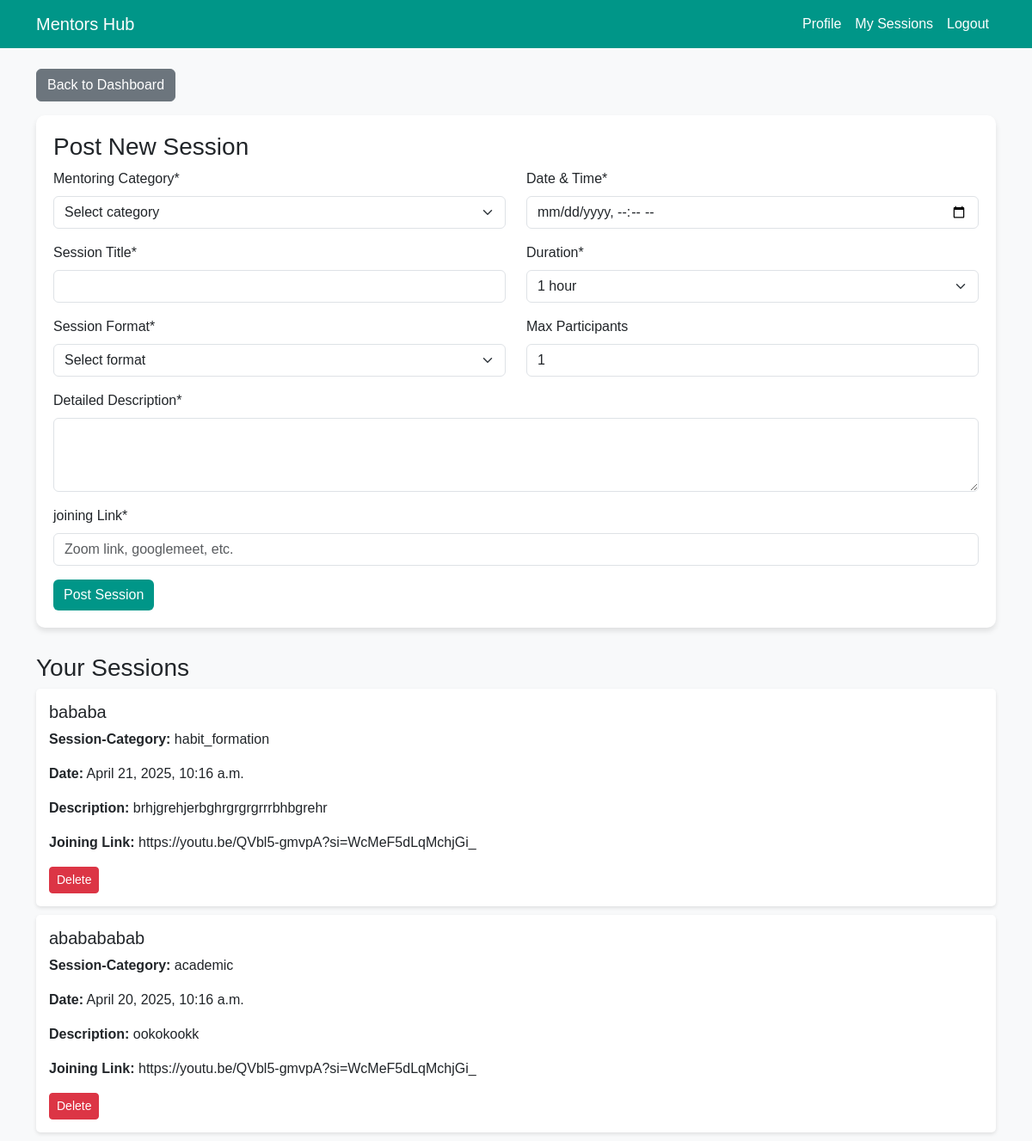
/session_mentor/ (signed in), run on an earlier commit of the app's database.
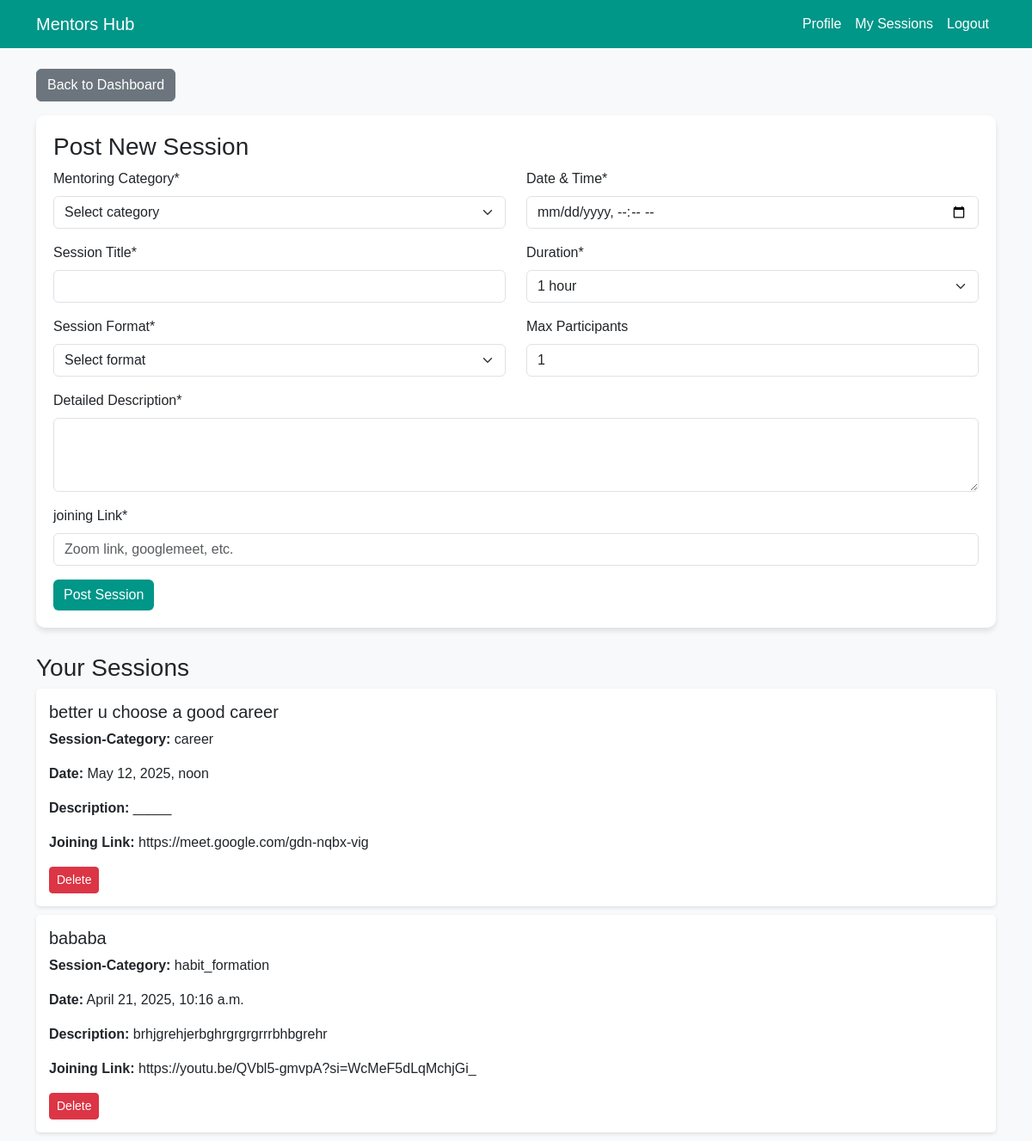
And on a later commit of the database.
### com/models.py (models this page shows, shortened)
class Session_by_Mentor(models.Model):
    session_type=models.CharField(max_length=50,default='None',blank=True)
    title = models.CharField(max_length=200)
    date_time = models.DateTimeField()
    description = models.TextField(blank=True, null=True)
    location = models.URLField(help_text="Zoom or meet links", blank=True, null=True)
    created_by = models.ForeignKey(Mod, on_delete=models.CASCADE, related_name='mentor_sessions')
    created_at = models.DateTimeField(auto_now_add=True)
    participants = models.ManyToManyField(Reg, through='SessionParticipation', related_name='joined_sessions')
    class Meta:
        ordering = ['date_time']

### com/views.py (the view, shortened to what this page needs)
# urls.py: path('session_mentor/', views.session_mentor, name='session_mentor'),
def session_mentor(request):
    mentor_email = request.session.get('email')
    if not mentor_email:
        return redirect('modlogin')
    try:
        mentor = Mod.objects.get(email=mentor_email)
    except Mod.DoesNotExist:
        return render(request, 'session_mentor.html', {
            'sessions': [],
            'error': 'Mentor account not found'
        })
    sessions = Session_by_Mentor.objects.filter(created_by=mentor).order_by('-date_time')
    print(f"Found {sessions.count()} sessions for mentor")
    return render(request, 'session_mentor.html', {
        'sessions': sessions,
        'mentor': mentor  # Pass mentor to template if needed
    })

### com/templates/session_mentor.html (shortened to what this page needs)
<!DOCTYPE html>
<html lang="en">
<head>
    <link rel="stylesheet" href="https://cdn.jsdelivr.net/npm/bootstrap@5.3.0/dist/css/bootstrap.min.css">
</head>
<body>
    <nav class="navbar navbar-expand-lg">
        <div class="container">
            <a class="navbar-brand" href="#">Mentors Hub</a>
            <ul class="navbar-nav ms-auto">
                <li class="nav-item"><a class="nav-link" href="/modprofile/">Profile</a></li>
                <li class="nav-item"><a class="nav-link" href="{% url 'view_sessionmentor' %}">My Sessions</a></li>
                <li class="nav-item"><a class="nav-link btn btn-danger text-white" href="/logout/">Logout</a></li>
            </ul>
        </div>
    </nav>
    <div class="container mt-4">
        <a href="/mentors/" class="btn btn-secondary mb-3">Back to Dashboard</a>
        <div class="form-container">
            <h3>Post New Session</h3>
            <form method="post" action="{% url 'session_mentor' %}">
<div class="row">
  <div class="col-md-6">
    <div class="mb-3">
      <label for="session_type" class="form-label">Mentoring Category*</label>
      <select class="form-select" id="session_type" name="session_type" required>
        <option value="" disabled selected>Select category</option>
      </select>
    </div>
    <div class="mb-3">
      <label for="title" class="form-label">Session Title*</label>
      <input type="text" class="form-control" id="title" name="title" required>
    </div>
    <div class="mb-3">
      <label for="format" class="form-label">Session Format*</label>
      <select class="form-select" id="format" name="format" required>
        <option value="" disabled selected>Select format</option>
      </select>
    </div>
  </div>
  <div class="col-md-6">
    <div class="mb-3">
      <label for="date_time" class="form-label">Date & Time*</label>
      <input type="datetime-local" class="form-control" id="date_time" name="date_time" required>
    </div>
    <div class="mb-3">
      <label for="duration" class="form-label">Duration*</label>
      <select class="form-select" id="duration" name="duration" required>
        <option value="60" selected>1 hour</option>
      </select>
    </div>
    <div class="mb-3">
      <label for="max_participants" class="form-label">Max Participants</label>
      <input type="number" class="form-control" id="max_participants" name="max_participants" min="1" value="1">
    </div>
  </div>
</div>
<div class="row">
  <div class="col-12">
    <div class="mb-3">
      <label for="description" class="form-label">Detailed Description*</label>
      <textarea class="form-control" id="description" name="description" rows="3" required></textarea>
    </div>
    <div class="mb-3">
      <label for="location" class="form-label">joining Link*</label>
      <input type="url" class="form-control" id="location" name="location" placeholder="Zoom link, googlemeet, etc." required>
    </div>
  </div>
</div>
                <button type="submit" class="btn btn-submit text-white">Post Session</button>
            </form>
        </div>
        <h3>Your Sessions</h3>
        {% if sessions %}
            {% for session in sessions %}
                <div class="session-item">
                    <h5>{{ session.title }}</h5>
                    <p><strong>Session-Category:</strong> {{ session.session_type }}</p>
                    <p><strong>Date:</strong> {{ session.date_time }}</p>
                    <p><strong>Description:</strong> {{ session.description|default:"No description" }}</p>
                    <p><strong>Joining Link:</strong> {{ session.location|default:"Not specified" }}</p>
                    <form method="post" action="{% url 'session_mentor' %}" style="display:inline;">
                        <button type="submit" class="btn btn-danger btn-sm">Delete</button>
                    </form>
                </div>
            {% endfor %}
        {% else %}
            <div class="alert alert-info">You haven't posted any sessions yet.</div>
        {% endif %}
    </div>
</body>
</html>

### com/templates/session_mentor.html (style rules this page uses)
body { background-color: #f8f9fa; font-family: 'Arial', sans-serif; }
.navbar { background-color: #009688; }
.navbar-brand, .nav-link { color: white !important; }
.session-item { padding: 15px; background: white; margin-bottom: 10px; border-radius: 5px; box-shadow: 0 2px 4px rgba(0,0,0,0.1); }
.form-container { background: white; padding: 20px; border-radius: 10px; box-shadow: 0 4px 6px rgba(0,0,0,0.1); margin-bottom: 30px; }
.btn-submit { background-color: #009688; border: none; }
.form-select { cursor: pointer; transition: all 0.3s; }

What changed in the data, as far as the page shows it:
removed Session_by_Mentor: title "ababababab", session_type "academic", date_time "April 20, 2025, 10:16 a.m.", description "ookokookk", location "https://youtu.be/QVbl5-gmvpA?si=WcMeF5dLqMchjGi_"
added Session_by_Mentor: title "better u choose a good career", session_type "career", date_time "May 12, 2025, noon", description "_____", location "https://meet.google.com/gdn-nqbx-vig"
